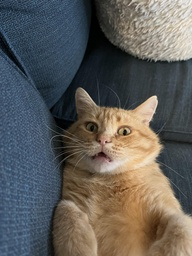
#> input picture Python-ImageProcessing/Ejercicios/FiltrosMorfologicos/cat.jpeg, 192 x 256 px, shrunk from 780 x 1040 before the run
$ python filtroMorfologico.py
#> lines starting #> are read from the running program, lines starting #| are printed output that depends on the picture; after the words box and inside, x2 and y2 are one past the last pixel; in counts of white or black regions, pixels touching at a corner belong together
#> further down, img is the input picture: shape (256, 192, 3); mean R, G, B 95.3, 93.4, 89.7
### Python-ImageProcessing/Ejercicios/FiltrosMorfologicos/espaciosColor.py
import numpy as np

# 0.299 R + 0.587 G + 0.114 B
def rgb2gray(img):
    #Obteniendo dimensiones de mi imagen
    alto, ancho, canales = img.shape
#> alto = 256; ancho = 192; canales = 3

    #Creando una imagen en escala de grises con puros 0
    gray = np.zeros((alto, ancho), dtype= float)


    #Recorrer la imagenoriginal pixel a pixel
    for i in range(alto):
        for j in range(ancho):

            #Obtener los valores de R, G y B de cada pixel
            R = img[i,j,0]
            G = img[i,j,1]
            B = img[i,j,2]

            #Convertir a escala de grises
            Y = 0.299*R + 0.587*G + 0.114*B

            #Asignar el valor a la imagen en escala de grises
            gray[i,j] = Y
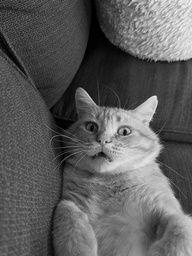
#> gray: shape (256, 192) float64; min 0, max 243.9, mean 93.6

    return gray

import numpy as np

# [152 lines left out: functions rgb2cmyk, rgb2hsv, rgb2lab, cuantizar, not called in this run]

def binarizar(imagen, umbral):
    imagen_binaria = np.where(imagen > umbral, 1.0, 0.0)
    return imagen_binaria

### Python-ImageProcessing/Ejercicios/FiltrosMorfologicos/filtroMorfologico.py
import numpy as np
import espaciosColor as ec
import matplotlib.image as mpimg
import matplotlib.pyplot as plt

img = mpimg.imread('cat.jpeg')
imagen_gray = ec.rgb2gray(img)

def binarizar(imagen, umbral):
#> called with umbral = 85
    imagen_binaria = np.where(imagen > umbral, 1.0, 0.0)
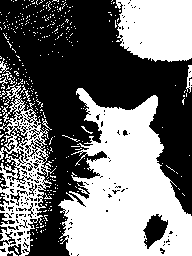
#> imagen_binaria: shape (256, 192) float64; values 0 (black) and 1 (white), 45.6% white; 371 white regions (360 under 20 px), largest, box (x1, y1, x2, y2) and area: (58, 88, 192, 256) 13341, (115, 0, 192, 62) 4153, (0, 82, 56, 256) 3742
    return imagen_binaria


# Erosión
def erosion(imagen, kernel):
    img_h, img_w = imagen.shape
#> img_h = 256; img_w = 192
    k_h, k_w = kernel.shape
    pad_h = k_h // 2
    pad_w = k_w // 2

    resultado = np.zeros_like(imagen)
    imagen_padded = np.pad(imagen, ((pad_h, pad_h), (pad_w, pad_w)), mode='constant', constant_values=0)
#> imagen_padded: shape (260, 196) float64; values 0 (black) and 1 (white), 44% white; 371 white regions (360 under 20 px), largest, box (x1, y1, x2, y2) and area: (60, 90, 194, 258) 13341, (117, 2, 194, 64) 4153, (2, 84, 58, 258) 3742

    for i in range(img_h):
        for j in range(img_w):
            region = imagen_padded[i:i + k_h, j:j + k_w]
            if np.array_equal(region * kernel, kernel):
                resultado[i, j] = 1.0
            else:
                resultado[i, j] = 0.0
#> resultado: shape (256, 192) float64; values 0 (black) and 1 (white), 26.9% white; 10 white regions (7 under 20 px), largest, box (x1, y1, x2, y2) and area: (63, 98, 190, 254) 9839, (121, 2, 190, 59) 3249, (80, 90, 102, 119) 116
    return resultado

# Dilatación
def dilatacion(imagen, kernel):
    img_h, img_w = imagen.shape
#> img_h = 256; img_w = 192
    k_h, k_w = kernel.shape
    pad_h = k_h // 2
    pad_w = k_w // 2

    resultado = np.zeros_like(imagen)
    imagen_padded = np.pad(imagen, ((pad_h, pad_h), (pad_w, pad_w)), mode='constant', constant_values=0)

    for i in range(img_h):
        for j in range(img_w):
            region = imagen_padded[i:i + k_h, j:j + k_w]
            if np.any(region * kernel):
                resultado[i, j] = 1.0
            else:
                resultado[i, j] = 0.0
#> resultado: shape (256, 192) float64; values 0 (black) and 1 (white), 68.5% white; 30 black regions (23 under 20 px), largest, box (x1, y1, x2, y2) and area: (9, 0, 192, 256) 14612, (147, 218, 165, 243) 258, (0, 0, 22, 21) 235
    return resultado

# Apertura
def apertura(imagen, kernel):
    return dilatacion(erosion(imagen, kernel), kernel)
#> in dilatacion (call 2), `imagen_padded = np.pad(imagen, ((pad_h, pad_h), (pad_w, pad_w)), mode=..`: imagen_padded: shape (260, 196) float64; values 0 (black) and 1 (white), 25.9% white; 10 white regions (7 under 20 px), largest, box (x1, y1, x2, y2) and area: (65, 100, 192, 256) 9839, (123, 4, 192, 61) 3249, (82, 92, 104, 121) 116
#> after the loop in dilatacion (call 2), `for i in range(img_h):`: resultado: shape (256, 192) float64; values 0 (black) and 1 (white), 33.8% white; 4 white regions, box (x1, y1, x2, y2) and area: (61, 88, 192, 256) 12582, (119, 0, 192, 61) 3981, (5, 189, 10, 194) 25, (19, 227, 24, 232) 25

# Cierre
def cierre(imagen, kernel):
    return erosion(dilatacion(imagen, kernel), kernel)
#> in erosion (call 3), `imagen_padded = np.pad(imagen, ((pad_h, pad_h), (pad_w, pad_w)), mode=..`: imagen_padded: shape (260, 196) float64; values 0 (black) and 1 (white), 66% white; 23 black regions (18 under 20 px), largest, box (x1, y1, x2, y2) and area: (0, 0, 196, 260) 16836, (149, 220, 167, 245) 258, (25, 8, 43, 16) 49, (36, 16, 48, 28) 44, (45, 31, 52, 36) 27
#> after the loop in erosion (call 3), `for i in range(img_h):`: resultado: shape (256, 192) float64; values 0 (black) and 1 (white), 55.7% white; 4 black regions, box (x1, y1, x2, y2) and area: (0, 0, 192, 256) 21257, (145, 216, 167, 245) 446, (58, 28, 66, 33) 40, (97, 152, 104, 158) 39


imagen_binarizada = binarizar(imagen_gray, umbral=85)
kernel = np.ones((5, 5))

# Aplicar operaciones
imagen_erosionada = erosion(imagen_binarizada, kernel)
imagen_dilatada = dilatacion(imagen_binarizada, kernel)
imagen_apertura = apertura(imagen_binarizada, kernel)
imagen_cierre = cierre(imagen_binarizada, kernel)

# Mostrar todas las imágenes
plt.figure(figsize=(20, 5))

plt.subplot(1, 6, 1)
plt.imshow(imagen_gray, cmap='gray')
plt.title('Original')
plt.axis('off')

plt.subplot(1, 6, 2)
plt.imshow(imagen_binarizada, cmap='gray')
plt.title('Binarizada')
plt.axis('off')

plt.subplot(1, 6, 3)
plt.imshow(imagen_erosionada, cmap='gray')
plt.title('Erosión')
plt.axis('off')

plt.subplot(1, 6, 4)
plt.imshow(imagen_dilatada, cmap='gray')
plt.title('Dilatación')
plt.axis('off')

plt.subplot(1, 6, 5)
plt.imshow(imagen_apertura, cmap='gray')
plt.title('Apertura')
plt.axis('off')

plt.subplot(1, 6, 6)
plt.imshow(imagen_cierre, cmap='gray')
plt.title('Cierre')
plt.axis('off')

plt.tight_layout()
plt.show()


# [17 lines of commented-out code are left out]

imagen_binarizada3 = binarizar(imagen_gray, umbral=100)
#> call 2 of binarizar, with umbral = 100
#> in binarizar (call 2), `imagen_binaria = np.where(imagen > umbral, 1.0, 0.0)`:
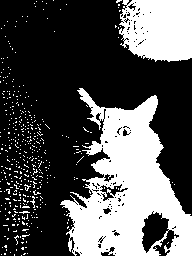
#> imagen_binaria: shape (256, 192) float64; values 0 (black) and 1 (white), 33.6% white; 417 white regions (414 under 20 px), largest, box (x1, y1, x2, y2) and area: (60, 88, 192, 256) 11648, (119, 0, 192, 62) 3880, (30, 196, 35, 208) 22
kernel3 = np.ones((5, 5))

# Aplicar operaciones
imagen_erosionada3 = erosion(imagen_binarizada3, kernel3)
#> in erosion (call 4), `imagen_padded = np.pad(imagen, ((pad_h, pad_h), (pad_w, pad_w)), mode=..`: imagen_padded: shape (260, 196) float64; values 0 (black) and 1 (white), 32.4% white; 417 white regions (414 under 20 px), largest, box (x1, y1, x2, y2) and area: (62, 90, 194, 258) 11648, (121, 2, 194, 64) 3880, (32, 198, 37, 210) 22
#> after the loop in erosion (call 4), `for i in range(img_h):`: resultado: shape (256, 192) float64; values 0 (black) and 1 (white), 21.2% white; 9 white regions (6 under 20 px), largest, box (x1, y1, x2, y2) and area: (66, 98, 190, 254) 7674, (130, 2, 190, 59) 2655, (93, 145, 100, 152) 30
imagen_apertura3 = apertura(imagen_erosionada3, kernel3)
#> in erosion (call 5), `imagen_padded = np.pad(imagen, ((pad_h, pad_h), (pad_w, pad_w)), mode=..`: imagen_padded: shape (260, 196) float64; values 0 (black) and 1 (white), 20.4% white; 9 white regions (6 under 20 px), largest, box (x1, y1, x2, y2) and area: (68, 100, 192, 256) 7674, (132, 4, 192, 61) 2655, (95, 147, 102, 154) 30
#> after the loop in erosion (call 5), `for i in range(img_h):`: resultado: shape (256, 192) float64; values 0 (black) and 1 (white), 15.1% white; 2 white regions, box (x1, y1, x2, y2) and area: (74, 102, 188, 252) 5407, (140, 4, 188, 57) 2017
#> in dilatacion (call 4), `imagen_padded = np.pad(imagen, ((pad_h, pad_h), (pad_w, pad_w)), mode=..`: imagen_padded: shape (260, 196) float64; values 0 (black) and 1 (white), 14.6% white; 2 white regions, box (x1, y1, x2, y2) and area: (76, 104, 190, 254) 5407, (142, 6, 190, 59) 2017
#> after the loop in dilatacion (call 4), `for i in range(img_h):`:
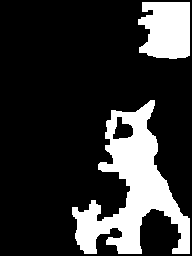
#> resultado: shape (256, 192) float64; values 0 (black) and 1 (white), 20.3% white; 2 white regions, box (x1, y1, x2, y2) and area: (72, 100, 190, 254) 7435, (138, 2, 190, 59) 2533

# Mostrar todas las imágenes
plt.figure(figsize=(10, 5))

plt.subplot(1, 1, 1)
plt.imshow(imagen_apertura3, cmap='gray')
plt.title('Borrado de puntos')
plt.axis('off')

plt.tight_layout()
plt.show()

imagen_binarizada3 = binarizar(imagen_gray, umbral=100)
kernel3 = np.ones((3, 3))

# Aplicar operaciones
imagen_erosionada3 = erosion(imagen_binarizada3, kernel3)
#> in erosion (call 6), `imagen_padded = np.pad(imagen, ((pad_h, pad_h), (pad_w, pad_w)), mode=..`: imagen_padded: shape (258, 194) float64; values 0 (black) and 1 (white), 33% white; 417 white regions (414 under 20 px), largest, box (x1, y1, x2, y2) and area: (61, 89, 193, 257) 11648, (120, 1, 193, 63) 3880, (31, 197, 36, 209) 22
#> after the loop in erosion (call 6), `for i in range(img_h):`:
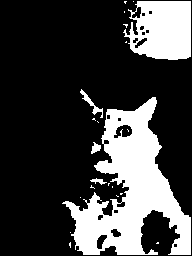
#> resultado: shape (256, 192) float64; values 0 (black) and 1 (white), 25.5% white; 22 white regions (17 under 20 px), largest, box (x1, y1, x2, y2) and area: (62, 97, 191, 255) 9041, (123, 1, 191, 60) 3148, (80, 89, 103, 118) 141, (91, 142, 101, 154) 70, (90, 178, 107, 185) 53
imagen_apertura3 = apertura(imagen_erosionada3, kernel3)
#> in erosion (call 7), `imagen_padded = np.pad(imagen, ((pad_h, pad_h), (pad_w, pad_w)), mode=..`: imagen_padded: shape (258, 194) float64; values 0 (black) and 1 (white), 25% white; 22 white regions (17 under 20 px), largest, box (x1, y1, x2, y2) and area: (63, 98, 192, 256) 9041, (124, 2, 192, 61) 3148, (81, 90, 104, 119) 141, (92, 143, 102, 155) 70, (91, 179, 108, 186) 53
#> in dilatacion (call 5), `imagen_padded = np.pad(imagen, ((pad_h, pad_h), (pad_w, pad_w)), mode=..`: imagen_padded: shape (258, 194) float64; values 0 (black) and 1 (white), 20.8% white; 9 white regions (6 under 20 px), largest, box (x1, y1, x2, y2) and area: (67, 99, 191, 255) 7674, (131, 3, 191, 60) 2655, (94, 146, 101, 153) 30
#> after the loop in dilatacion (call 5), `for i in range(img_h):`:
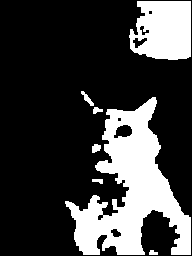
#> resultado: shape (256, 192) float64; values 0 (black) and 1 (white), 24.8% white; 7 white regions, largest, box (x1, y1, x2, y2) and area: (65, 97, 191, 255) 8872, (129, 1, 191, 60) 3048, (81, 91, 94, 106) 71
imagen_erosionada33 = erosion(imagen_apertura3, kernel3)
#> in erosion (call 8), `imagen_padded = np.pad(imagen, ((pad_h, pad_h), (pad_w, pad_w)), mode=..`:
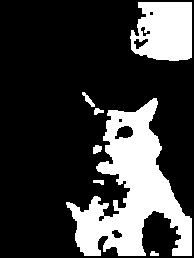
#> imagen_padded: shape (258, 194) float64; values 0 (black) and 1 (white), 24.3% white; 7 white regions, largest, box (x1, y1, x2, y2) and area: (66, 98, 192, 256) 8872, (130, 2, 192, 61) 3048, (82, 92, 95, 107) 71

# Mostrar todas las imágenes
plt.figure(figsize=(10, 5))

plt.subplot(1, 1, 1)
plt.imshow(imagen_erosionada33, cmap='gray')
plt.title('Borrado de puntos')
plt.axis('off')

plt.tight_layout()
plt.show()

$ run again, with Python-ImageProcessing/Ejercicios/FiltrosMorfologicos/sample2.jpg copied over Python-ImageProcessing/Ejercicios/FiltrosMorfologicos/cat.jpeg
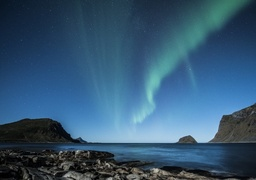
#> input picture Python-ImageProcessing/Ejercicios/FiltrosMorfologicos/sample2.jpg, 256 x 180 px, shrunk from 800 x 564 before the run
#> img is the input picture: shape (180, 256, 3); mean R, G, B 53.3, 87.6, 114.6
#> after the loop in rgb2gray, `for i in range(alto):`:
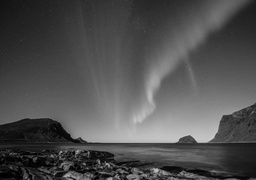
#> gray: shape (180, 256) float64; min 0, max 208, mean 80.4
#> imagen_binaria: shape (180, 256) float64; values 0 (black) and 1 (white), 40.5% white; 93 white regions (85 under 20 px), largest, box (x1, y1, x2, y2) and area: (0, 0, 256, 143) 16640, (61, 146, 214, 164) 1116, (126, 168, 173, 180) 246
#> imagen_binaria: shape (180, 256) float64; values 0 (black) and 1 (white), 27.6% white; 77 white regions (71 under 20 px), largest, box (x1, y1, x2, y2) and area: (0, 3, 256, 143) 11664, (100, 147, 203, 161) 471, (63, 172, 91, 180) 98, (149, 168, 171, 180) 88, (127, 168, 143, 180) 77, (184, 173, 203, 180) 45
#> in erosion (call 8), `imagen_padded = np.pad(imagen, ((pad_h, pad_h), (pad_w, pad_w)), mode=..`:
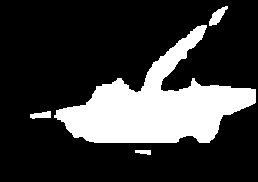
#> imagen_padded: shape (182, 258) float64; values 0 (black) and 1 (white), 22.3% white; 4 white regions, box (x1, y1, x2, y2) and area: (54, 25, 256, 143) 10107, (209, 6, 228, 26) 178, (30, 111, 51, 119) 117, (135, 150, 151, 155) 63
